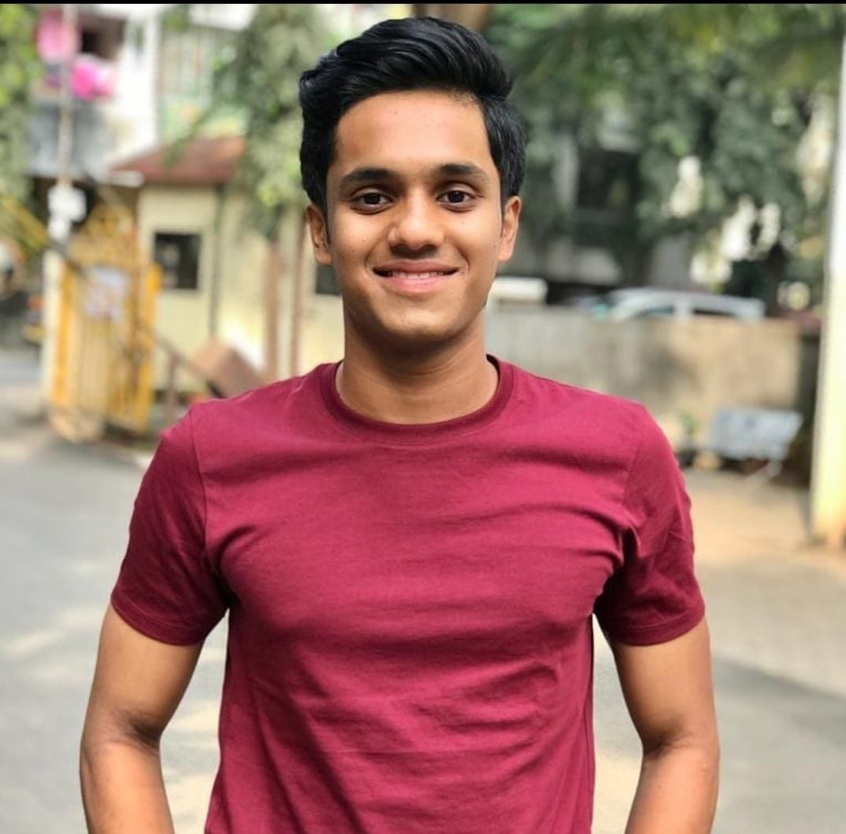
#> input picture myphoto.jpg, 846 x 834 px, shrunk from 1075 x 1060 before the run, found by its file name
$ jupyter execute 'Pencil Sketch with Python.ipynb'
#> lines starting #> are read from the running program, lines starting #| are printed output that depends on the picture
[cell 1]
import warnings
warnings.filterwarnings('ignore')

[cell 2]
import cv2

[cell 3]
image = cv2.imread(r"C:\Users\Shraddha\srk_datasets\myphoto.jpg")
#> image is the input picture: shape (834, 846, 3); mean B, G, R 109.1, 118.3, 160.3
cv2.imshow("SK", image)
cv2.waitKey(0)

[cell 4]
gray_image = cv2.cvtColor(image, cv2.COLOR_BGR2GRAY)
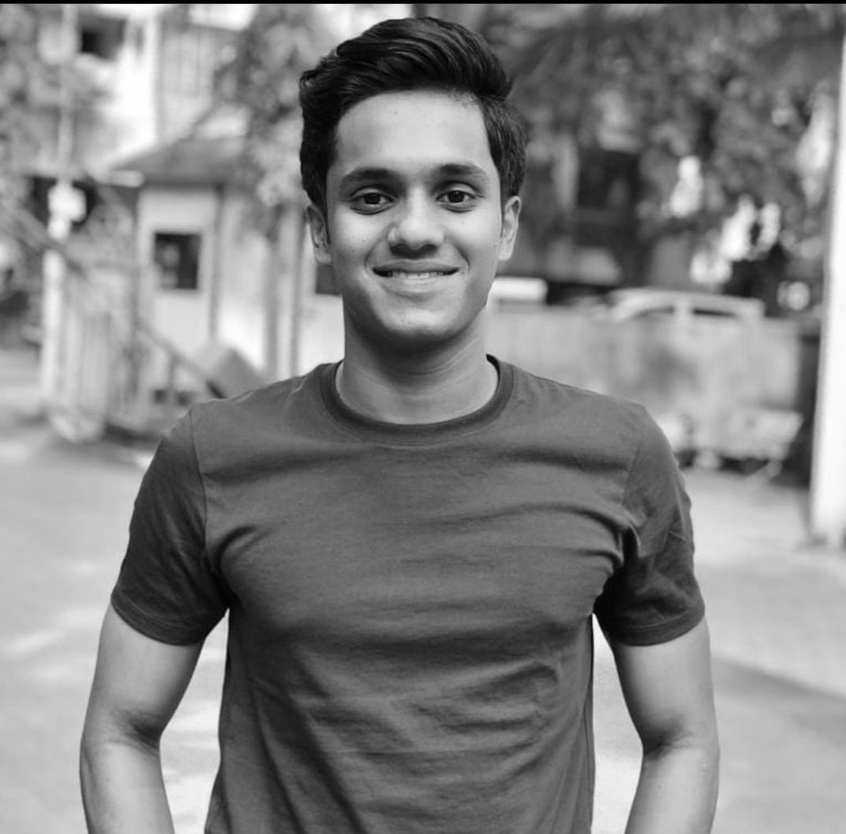
#> gray_image: shape (834, 846); min 0, max 255, mean 129.8
cv2.imshow("new SK", gray_image)
cv2.waitKey(0)

[cell 5]
inverted_image = 255 - gray_image
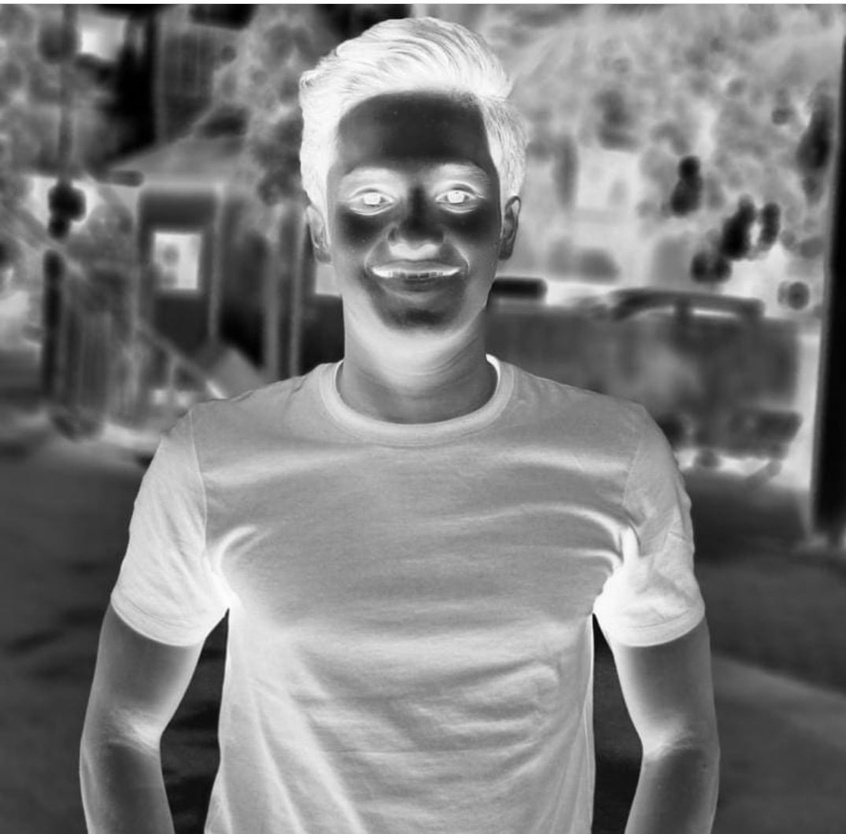
#> inverted_image: shape (834, 846); min 0, max 255, mean 125.2
cv2.imshow("Inverted", inverted_image)
cv2.waitKey()

[cell 6]
blurred = cv2.GaussianBlur(inverted_image, (21, 21), 0)
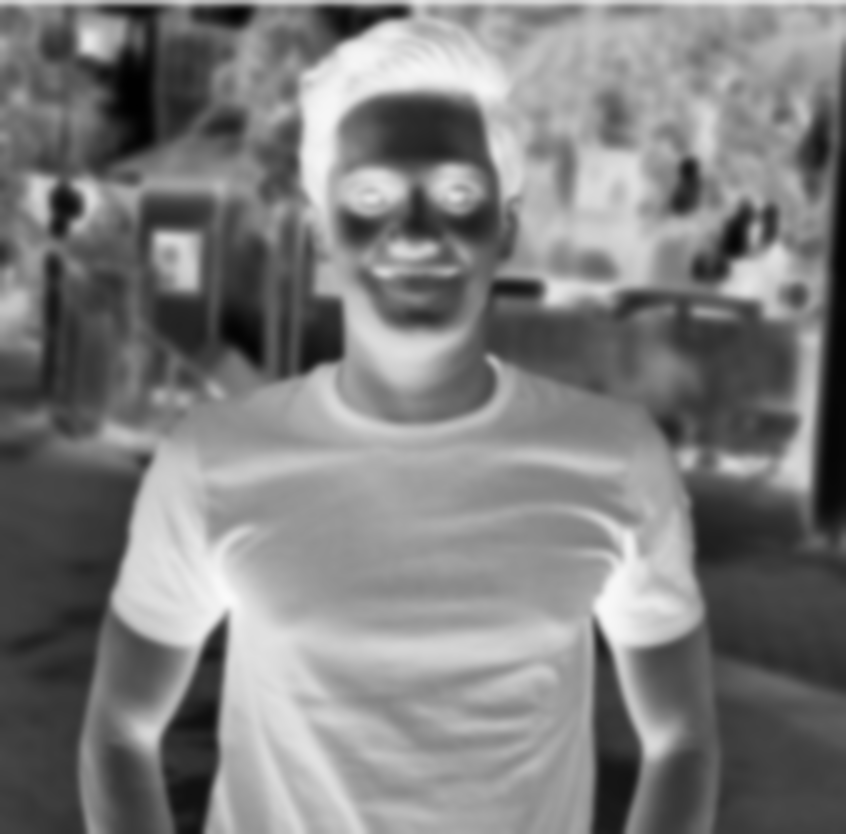
#> blurred: shape (834, 846); min 0, max 250, mean 125.2
cv2.imshow("blurred", blurred)
cv2.waitKey()

[cell 7]
inverted_blurred = 255 - blurred
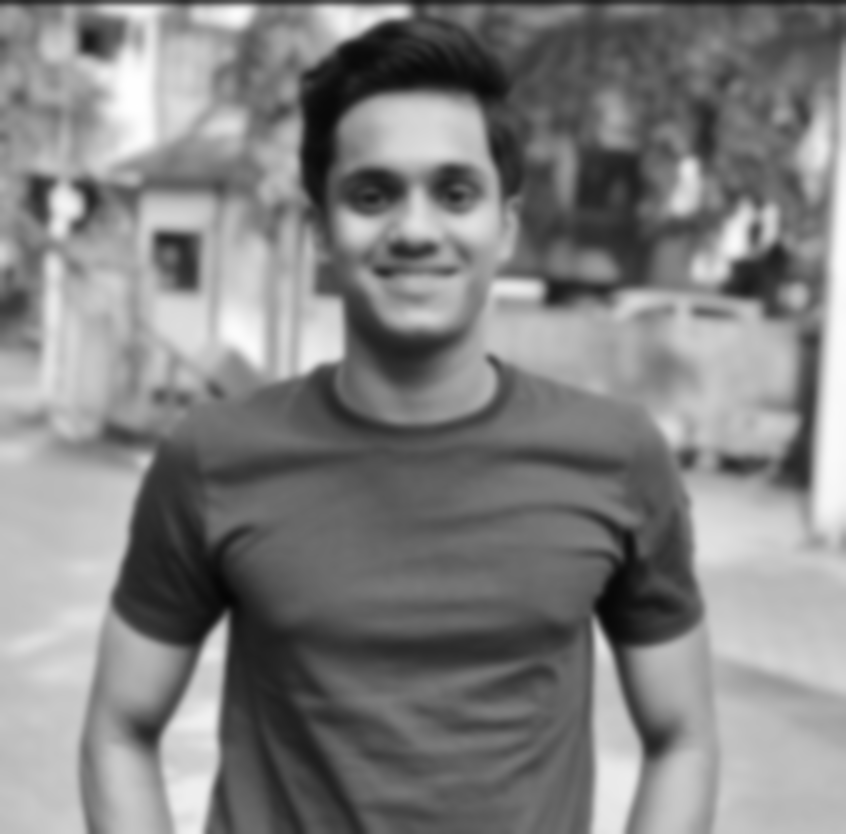
#> inverted_blurred: shape (834, 846); min 5, max 255, mean 129.8
pencil_sketch = cv2.divide(gray_image, inverted_blurred, scale=256.0)
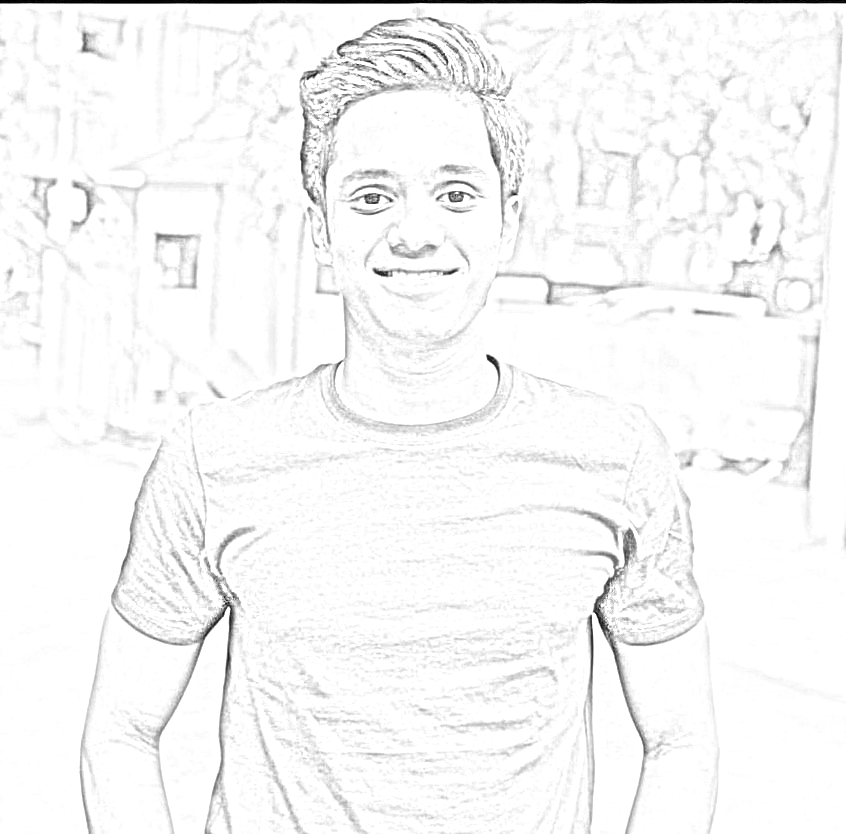
#> pencil_sketch: shape (834, 846); min 0, max 255, mean 247
cv2.imshow("Sketch", pencil_sketch)
cv2.waitKey(0)
